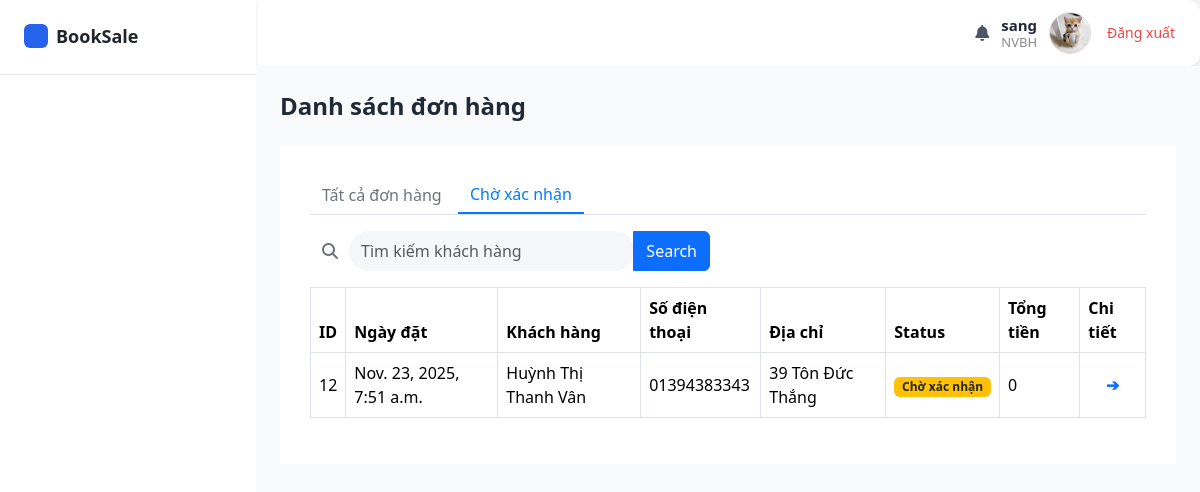
/emp/order_list_waiting/ (signed in), run on an earlier commit of the app's database.
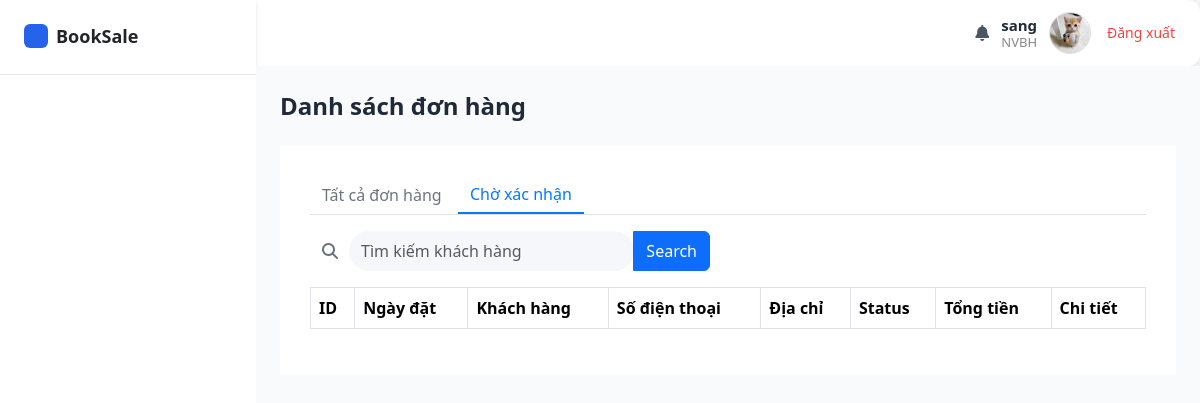
And on a later commit of the database.
### booksale_app/models.py (models this page shows, shortened)
class Order(models.Model):
    STATUS_CHOICES = [
        ('confirmed', 'Đã xác nhận'),
        ('pending', 'Chờ xác nhận'),
        ('cancelled', 'Đã hủy'),
        ('completed', 'Hoàn thành')
    ]
    order_date = models.DateTimeField(auto_now_add=True)
    total_amount = models.DecimalField(
        max_digits=10,
        decimal_places=2,
        null=True,         # cho phép null
        blank=True,
    )
    status = models.CharField(
        max_length=20,
        choices=STATUS_CHOICES,
        default='pending'  # mặc định là "Chờ xác nhận"
    )
    cancel_reason = models.TextField(blank=True, null=True)
    shipping_date = models.DateField(verbose_name= "Ngày giao hàng", blank=True, null=True)
    note = models.TextField(blank=True, null=True)
    customer = models.ForeignKey(
        Customer,
        on_delete = models.PROTECT
    )
    payment_method = models.CharField(choices=PaymentMethod.choices, max_length=20)

class Customer(models.Model):
    user = models.OneToOneField(auth.get_user_model(), on_delete=models.CASCADE, null=True, blank=True)
    cust_name = models.CharField(
        max_length = 255,
        blank=False, null=False,
        help_text = "Tên khách hàng"
    )
    email = models.EmailField(
        max_length = 100,
        help_text = "Email"
    )
    phone = models.CharField(
        max_length = 15,
        blank=False, null=False,
        help_text = "Số điện thoại"
    )
    address = models.CharField(
        max_length = 255,
        blank=False, null=False,
        help_text = "Địa chi"
    )
    dob = models.DateField(
        verbose_name="Ngày sinh"
    )
    avatar = models.ImageField(upload_to='customers/', null=True, blank=True)
    create_at = models.DateTimeField(
        verbose_name = "Ngày tạo",
        auto_now_add=True
    )

### booksale_app/views/admin_view/order_view.py (the view)
# urls.py: path('emp/order_list_waiting/', views.order_list_waiting, name = 'emp/order_list_waiting'),
def order_list_waiting(request):
    order_data = []
    if 'submit_input' in request.GET:  # kiểm tra có submit không
        form = OrderSearchForm(request.GET)
        if form.is_valid():
            search_value = form.cleaned_data['search']
            orders = Order.objects.select_related('customer').filter(
                (Q(customer__cust_name__icontains=search_value) |
                Q(customer__phone__icontains=search_value)), status="confirmed"
            ).order_by('-order_date')
    else:
        form = OrderSearchForm()
        orders = Order.objects.select_related('customer').filter(status="pending").order_by('-order_date')
    for order in orders:
        order_items = Order_Item.objects.select_related('product').filter(order=order)
        prices = [item.product.sell_price * item.quantity for item in order_items]
        total_amount = sum_price_order(prices)
        order_data.append({
            'order': order,
            'total_amount': total_amount
        })
    context = {
        'order_data': order_data,
        'form': form
    }
    return render(request, 'admin_temp/order/order_list_waiting.html', context)

### booksale_app/forms.py
class OrderSearchForm(forms.Form):
    search = forms.CharField(
        max_length=100,
        widget=forms.TextInput(attrs={
            "class": "form-control search-input",
            "placeholder": "Tìm kiếm khách hàng",
            "style": "border-radius: 30px; background-color: #f5f7fa; border: none; height: 40px;"
        })
    )

### booksale_app/context_processors.py (called while the page is built)
def categories_and_cart(request):
    context = {
        'categories': Category.objects.all()[:3],  # Lấy 3 categories đầu tiên cho menu
        'cart_count': 0
    }
    if request.user.is_authenticated:
        try:
            customer = Customer.objects.get(user=request.user)
            cart = Cart.objects.filter(customer=customer).first()
            if cart:
                cart_count = Cart_Item.objects.filter(cart=cart).aggregate(
                    total=Sum('quantity')
                )['total'] or 0
                context['cart_count'] = int(cart_count) if cart_count else 0
        except (Customer.DoesNotExist, AttributeError):
            context['cart_count'] = 0
    return context

### booksale_app/utils.py (called while the page is built)
def sum_price_order(order_items_price):
    if not order_items_price:
        return 0
    return sum(order_items_price)

### booksale_app/templates/admin_temp/order/order_list_waiting.html (shortened to what this page needs)
{% extends 'admin_temp/admin_base.html' %} {% load static %}
{% block content %}
<main class="flex-1 bg-gray-50 p-6">
    <div class="flex justify-between items-center mb-4">
        <h1 class="text-2xl font-semibold text-gray-800">Danh sách đơn hàng</h1>
    </div>
    <div class="table_content">
        <div class="tab-buttons mb-3">
            <a href="{%url 'emp/order_list'%}" class="btn">Tất cả đơn hàng</a>
            <a href="{%url 'emp/order_list_waiting'%}" class="btn active">Chờ xác nhận</a>
        </div>
        <form method="get" action="" class="d-flex align-items-center mb-3">
            <div class="input-group" style="width: 400px">
                <span
                    class="input-group-text bg-white border-0"
                    style="border-radius: 30px 0 0 30px; background-color: #f5f7fa"
                >
                    <i class="fa fa-search text-gray-500"></i>
                </span>
                {{ form.search }}
                <button class="btn btn-primary" type="submit" name="submit_input" value="Submit Input">Search</button>
            </div>
        </form>
        <table class="table table-bordered align-middle">
            <thead>
                <tr>
                    <th>ID</th>
                    <th>Ngày đặt</th>
                    <th>Khách hàng</th>
                    <th>Số điện thoại</th>
                    <th>Địa chỉ</th>
                    <th>Status</th>
                    <th>Tổng tiền</th>
                    <th>Chi tiết</th>
                </tr>
            </thead>
            <tbody>
                {% for order_data in order_data %}
                <tr>
                    <td>{{order_data.order.id}}</td>
                    <td>{{order_data.order.order_date}}</td>
                    <td>{{order_data.order.customer.cust_name}}</td>
                    <td>{{order_data.order.customer.phone}}</td>
                    <td>{{order_data.order.customer.address}}</td>
                    <td>
                        {% if order_data.order.status == 'confirmed' %}
                        <span class="badge bg-primary">Đã xác nhận</span>
                        {% elif order_data.order.status == 'pending'%}
                        <span class="badge bg-warning text-dark">Chờ xác nhận</span>
                        {% elif order_data.order.status == 'completed'%}
                        <span class="badge bg-success">Hoàn thành</span>
                        {% else %}
                        <span class="badge bg-danger text-dark">Đã hủy</span>
                        {% endif %}
                    </td>
                    <td>{{order_data.total_amount}}</td>
                    {% if order_data.order.status == 'confirmed' %}
                    <td class="text-center text-primary fw-bold">
                        <a href="/emp/order_details/{{order_data.order.id}}">&#10132;</a>
                    </td>
                    {% elif order_data.order.status == 'cancelled'%}
                    <td class="text-center text-primary fw-bold">
                        <a href="/emp/order_cancel/{{order_data.order.id}}">&#10132;</a>
                    </td>
                    {% elif order_data.order.status == 'completed'%}
                    <td class="text-center text-primary fw-bold">
                        <a href="/emp/order_completed/{{order_data.order.id}}">&#10132;</a>
                    </td>
                    {% else %}
                    <td class="text-center text-primary fw-bold">
                        <a href="/emp/order_confirm/{{order_data.order.id}}">&#10132;</a>
                    </td>
                    {% endif %}
                </tr>
                {% endfor %}
            </tbody>
        </table>
    </div>
</main>
{% endblock %}

What changed in the data, as far as the page shows it:
no longer on this page (row edited): Order: order.id "12", order.order_date "Nov. 23, 2025, 7:51 a.m.", order.customer.cust_name "Huỳnh Thị Thanh Vân", order.customer.phone "01394383343", order.customer.address "39 Tôn Đức Thắng", status "Chờ xác nhận", total_amount "0"
